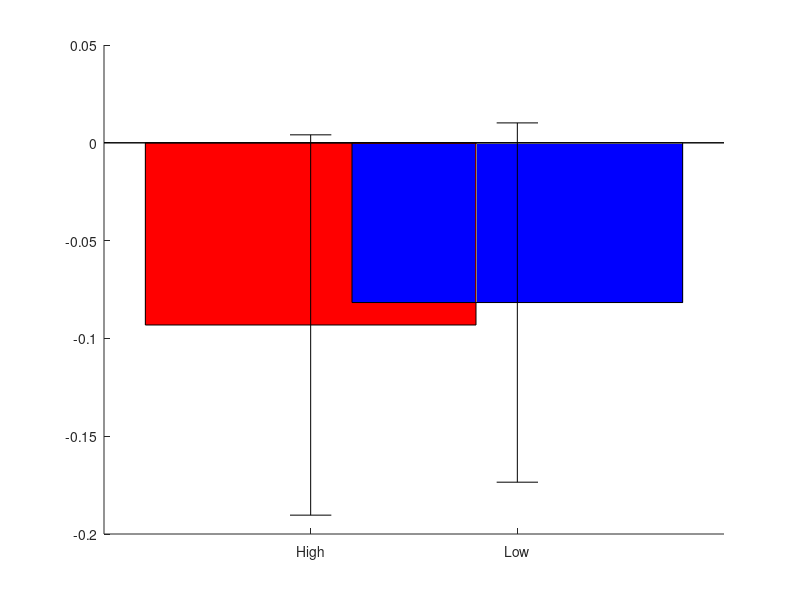

MATLAB code for this plot:
%%

low_myopes = [0.139 -0.288; ...
              0.218 -0.118; ...
              0.237 -0.433];

high_myopes = [0.713 -0.504; ...
               0.293 -0.544; ...
               0.419 -0.644; ...
               0.359 -0.384; ...
               0.201 -0.181; ...
               0.134 0.013; ...
              -0.143 -0.384];

meanHighMyopes = mean(high_myopes(:,1)+high_myopes(:,2));
stdErrorHighMyopes = std(high_myopes(:,1)+high_myopes(:,2))./sqrt(size(high_myopes,1));

meanLowMyopes = mean(low_myopes(:,1)+low_myopes(:,2));
stdErrorLowMyopes = std(low_myopes(:,1)+low_myopes(:,2))./sqrt(size(low_myopes,1));

figure;
hold on;
bar(1,meanHighMyopes,'red');
bar(2,meanLowMyopes,'blue');
errorbar(1,meanHighMyopes,stdErrorHighMyopes,'k');
errorbar(2,meanLowMyopes,stdErrorLowMyopes,'k');
set(gca,'XTick',[1 2])
set(gca,'XTickLabel',{'High' 'Low'})

